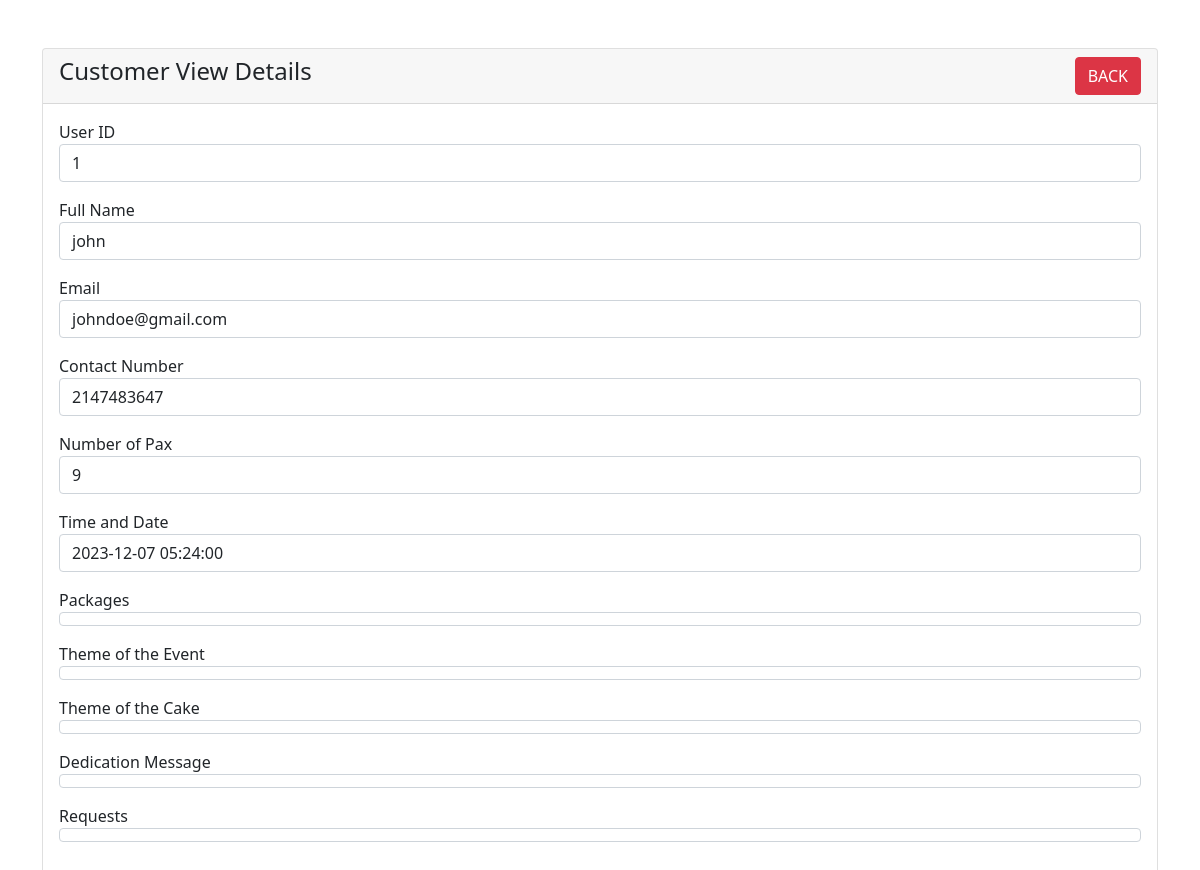
Screenshot of /customer-view1.php?id=1 with the database file from the repository.
### tables this page shows
CREATE TABLE `events_reservation` (
  `id` int(11) NOT NULL,
  `name` varchar(100) NOT NULL,
  `email` varchar(100) NOT NULL,
  `contact_number` varchar(11) NOT NULL,
  `number_of_pax` int(30) NOT NULL,
  `time_and_date` datetime DEFAULT curtime(),
  `packages` varchar(30) NOT NULL,
  `theme_event` text NOT NULL,
  `theme_cake` varchar(100) NOT NULL,
  `dedication_message` varchar(255) NOT NULL,
  `requests` text NOT NULL,
  `user_id` int(11) DEFAULT NULL
);

### customer-view1.php (the view, shortened to what this page needs)
<?php
require 'dbcon.php';
?>
<!doctype html>
<html lang="en">
  <head>
    <link href="https://cdn.jsdelivr.net/npm/bootstrap@5.1.3/dist/css/bootstrap.min.css" rel="stylesheet">
</head>
<body>
<div class="container mt-5">
<div class="row">
    <div class="col-md-12">
        <div class="card">
            <div class="card-header">
                <h4>Customer View Details
                    <a href="dashboard1.php" class="btn btn-danger float-end">BACK</a>
                </h4>
            </div>
            <div class="card-body">
                <?php
                if(isset($_GET['id']))
                {
                    $id = mysqli_real_escape_string($con, $_GET['id']);
                    $query = "SELECT * FROM events_reservation WHERE id='$id' ";
                    $query_run = mysqli_query($con, $query);
                    if(mysqli_num_rows($query_run) > 0)
                    {
                        $customer = mysqli_fetch_array($query_run);
                        ?>
                            <div class="mb-3">
                                <label>User ID</label>
                                <p class="form-control">
                                    <?=$customer['id'];?>
                                </p>
                            </div>
                            <div class="mb-3">
                                <label>Full Name</label>
                                <p class="form-control">
                                    <?=$customer['name'];?>
                                </p>
                            </div>
                            <div class="mb-3">
                                <label>Email</label>
                                <p class="form-control">
                                    <?=$customer['email'];?>
                                </p>
                            </div>
                            <div class="mb-3">
                                <label>Contact Number</label>
                                <p class="form-control">
                                    <?=$customer['contact_number'];?>
                                </p>
                            </div>
                            <div class="mb-3">
                                <label>Number of Pax</label>
                                <p class="form-control">
                                    <?=$customer['number_of_pax'];?>
                                </p>
                            </div>
                            <div class="mb-3">
                                <label>Time and Date</label>
                                <p class="form-control">
                                    <?=$customer['time_and_date'];?>
                                </p>
                            </div>
                            <div class="mb-3">
                                <label>Packages</label>
                                <p class="form-control">
                                </p>
                            </div>
                            <div class="mb-3">
                                <label>Theme of the Event</label>
                                <p class="form-control">
                                </p>
                            </div>
                            <div class="mb-3">
                                <label>Theme of the Cake</label>
                                <p class="form-control">
                                </p>
                            </div>
                            <div class="mb-3">
                                <label>Dedication Message</label>
                                <p class="form-control">
                                </p>
                            </div>
                            <div class="mb-3">
                                <label> Requests</label>
                                <p class="form-control">
                                </p>
                            </div>
                        <?php
                    }
                    else
                    {
                        echo "<h4>No Such Id Found</h4>";
                    }
                }
                ?>
            </div>
        </div>
    </div>
</div>
</div>
</body>
</html>

### rows the page displays
events_reservation: id "1", name "john", email "johndoe@gmail.com", contact_number "2147483647", number_of_pax "9", time_and_date "2023-12-07 05:24:00"
